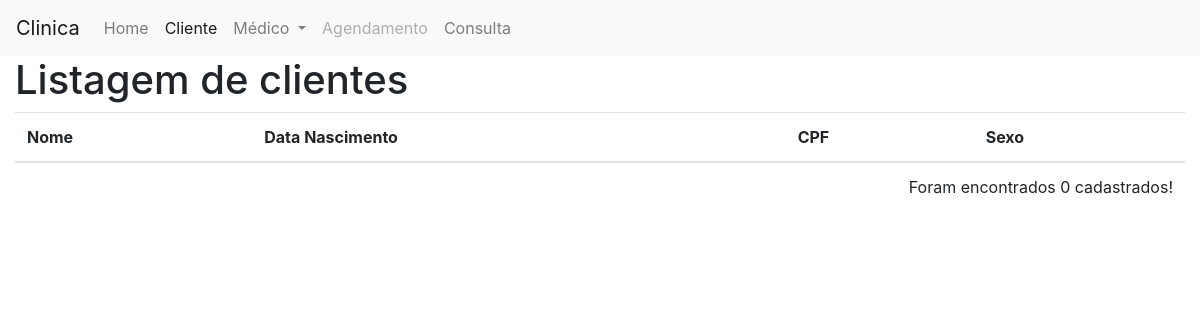
The app's page /atendimento/cliente/, older data.
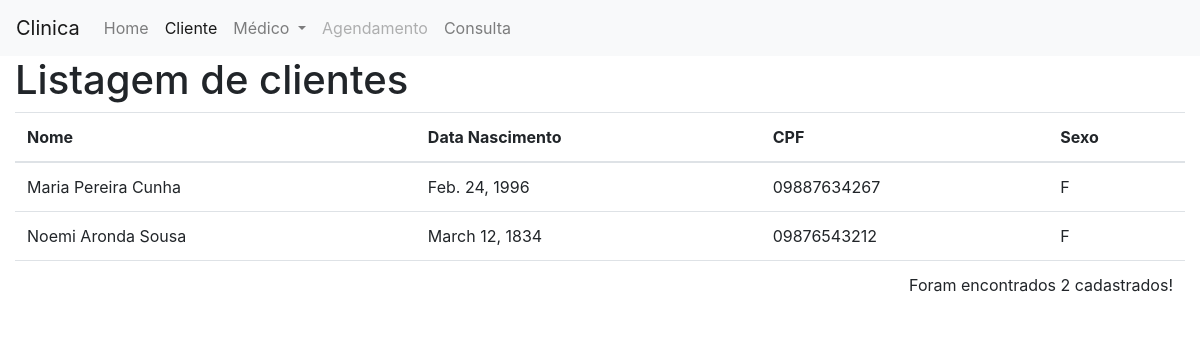
The same page, newer data.
### atendimento/models.py (models this page shows)
class Cliente(models.Model):
    nome = models.CharField(max_length=50)
    dt_nasc = models.DateField()
    cpf = models.CharField(max_length=11)
    sexo = models.CharField(max_length=1)

### atendimento/views.py (the view)
# urls.py: path('cliente/', views.cliente_list),
def cliente_list(request):
    clientes = Cliente.objects.all()
    return render(request, 'cliente/list.html', {'clientes':clientes})

### atendimento/templates/cliente/list.html (shortened to what this page needs)
<!DOCTYPE html>
<html lang="en">
<head>
    <link rel="stylesheet" href="https://stackpath.bootstrapcdn.com/bootstrap/4.1.3/css/bootstrap.min.css"
>
</head>
<body>
    <nav class="navbar navbar-expand-lg navbar-light bg-light">
        <a class="navbar-brand" href="#">Clinica</a>
        <div class="collapse navbar-collapse" id="navbarSupportedContent">
            <ul class="navbar-nav mr-auto">
                <li class="nav-item ">
                    <a class="nav-link" href="/atendimento/">Home
                    </a>
                </li>
                <li class="nav-item active">
                    <a class="nav-link" href="/atendimento/cliente">Cliente</a>
                </li>
                <li class="nav-item dropdown">
                    <a class="nav-link dropdown-toggle" href="#" id="navbarDropdown" role="button" data-toggle="dropdown" aria-haspopup="true"
                        aria-expanded="false">
                        Médico
                    </a>
                </li>
                <li class="nav-item">
                    <a class="nav-link disabled" href="#">Agendamento</a>
                </li>
                <li class="nav-item">
                    <a class="nav-link" href="#">Consulta</a>
                </li>
            </ul>
    </nav>
    <div class="container-fluid">
        <div class="row">
            <div class="col-md-12">
                <h1>Listagem de clientes</h1>
                <table class="table">
                    <thead>
                        <tr>
                            <th>Nome</th>
                            <th>Data Nascimento</th>
                            <th>CPF</th>
                            <th>Sexo</th>
                        </tr>
                    </thead>
                    <tbody>
                        {% for cliente in clientes %}
                        <tr>
                            <td>{{cliente.nome}}</td>
                            <td>{{cliente.dt_nasc}}</td>
                            <td>{{cliente.cpf}}</td>
                            <td>{{cliente.sexo}}</td>
                        </tr>
                        {% endfor %}
                    </tbody>
                    <tfoot>
                        <tr>
                            <td colspan="4" style="text-align: right;">
                                <p>Foram encontrados {{clientes | length}} cadastrados!</p>
                            </td>
                        </tr>
                    </tfoot>
                </table>
            </div>
        </div>
    </div>
</body>
</html>

Row changes from the older to the newer data that the page shows:
added Cliente: nome "Maria Pereira Cunha", dt_nasc "Feb. 24, 1996", cpf "09887634267", sexo "F"
added Cliente: nome "Noemi Aronda Sousa", dt_nasc "March 12, 1834", cpf "09876543212", sexo "F"
Text that changed along with them:
{{ clientes | length }}: "0" → "2"
